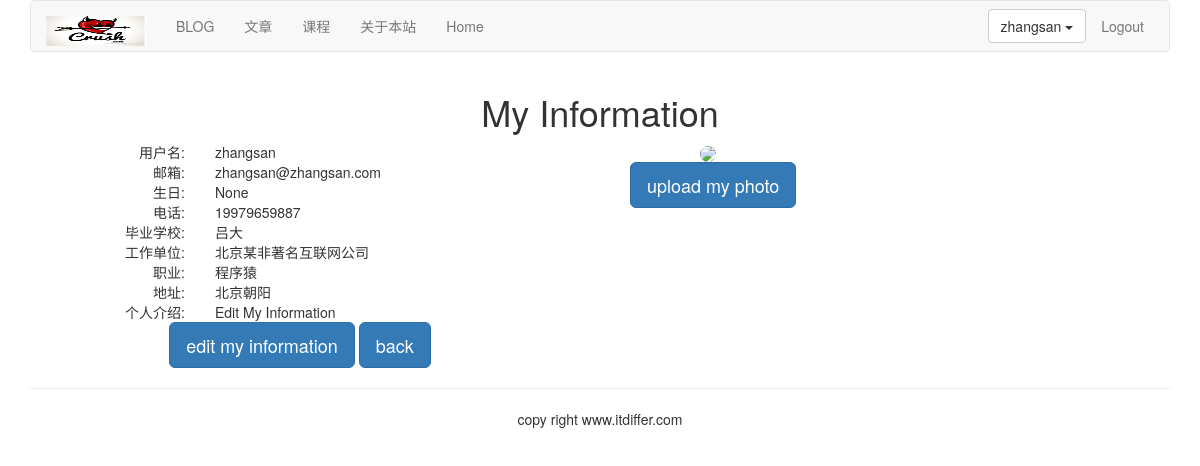
The page /account/my-information/ (signed in) on the database its author committed.
### account/models.py (models this page shows, shortened)
class UserProfile(models.Model):  # ①
    user = models.OneToOneField(User, on_delete=models.CASCADE, unique=True)  # ②
    birth = models.DateField(blank=True, null=True)
    phone = models.CharField(max_length=20, null=True)

class UserInfo(models.Model):
    user = models.OneToOneField(User, on_delete=models.CASCADE, unique=True)
    school = models.CharField(max_length=100, blank=True)
    company = models.CharField(max_length=100, blank=True)
    profession = models.CharField(max_length=100, blank=True)
    address = models.CharField(max_length=100, blank=True)
    aboutme = models.TextField(blank=True)    #①
    photo = models.ImageField(blank=True)

### account/views.py (the view)
# urls.py: path('my-information/', views.myself, name="my_information"),
@login_required()    #②
def myself(request):
    user = User.objects.get(username=request.user.username)
    userprofile = UserProfile.objects.get(user=user)
    userinfo = UserInfo.objects.get(user=user)
    return render(request, "account/myself.html", {"user":user, "userinfo":userinfo, "userprofile":userprofile})

### templates/account/myself.html (shortened to what this page needs)
{% extends "base.html" %}
{% load staticfiles %}
{% block content %}
<div class="row text-center vertical-middle-sm">
    <h1>My Information</h1>
    <div class="row">
        <div class="col-md-6" >
            <div class="row">
                <div class="col-md-4 text-right"><span>用户名:</span></div>
                <div class="col-md-8 text-left">{{user.username}}</div>
            </div>
            <div class="row">
                <div class="col-md-4 text-right"><span>邮箱:</span></div>
                <div class="col-md-8 text-left">{{user.email}}</div>
            </div>
            <div class="row">
                <div class="col-md-4 text-right"><span>生日:</span></div>
                <div class="col-md-8 text-left">{{userprofile.birth}}</div>
            </div>
            <div class="row">
                <div class="col-md-4 text-right"><span>电话:</span></div>
                <div class="col-md-8 text-left">{{userprofile.phone}}</div>
            </div>
            <div class="row">
                <div class="col-md-4 text-right"><span>毕业学校:</span></div>
                <div class="col-md-8 text-left">{{userinfo.school}}</div>
            </div>
            <div class="row">
                <div class="col-md-4 text-right"><span>工作单位:</span></div>
                <div class="col-md-8 text-left">{{userinfo.company}}</div>
            </div>
            <div class="row">
                <div class="col-md-4 text-right"><span>职业:</span></div>
                <div class="col-md-8 text-left">{{userinfo.profession}}</div>
            </div>
            <div class="row">
                <div class="col-md-4 text-right"><span>地址:</span></div>
                <div class="col-md-8 text-left">{{userinfo.address}}</div>
            </div>
            <div class="row">
                <div class="col-md-4 text-right"><span>个人介绍:</span></div>
                <div class="col-md-8 text-left">{{userinfo.aboutme}}</div>
            </div>
            <a href="{% url 'account:edit_my_information' %}"><button class="btn btn-primary btn-lg">edit my information</button></a>
            <a href="{% url 'blog:blog_title' %}"><button class="btn btn-primary btn-lg">back</button></a>
        </div>
        <div class="col-md-6">
            <div class="col-md-6">
                {% load staticfiles %}
                <div style="margin-right:100px">
                    {% if userinfo.photo %}
                    <img src="{{ userinfo.photo }}" class="img-circle" id="my_photo" name="user_face">
                    {% else %}
                    <img name="user_face" src="{% static 'images/newton.jpg' %}" class="img-circle" width="270px" id="my_photo">
                    {% endif %}
                </div>
                    <div style="margin-right:100px"><button class="btn btn-primary btn-lg" id="upload_image" onclick="upload_image_layer()">upload my photo</button></div>
            </div>
        </div>
    </div>
</div>
{% endblock %}

### templates/header.html (shortened to what this page needs)
{% load staticfiles %}
<div class="container">
	<nav class="navbar navbar-default" role="navigation">
		<div class="navbar-header">
			<a class="navbar-brand" href="http://www.itdiffer.com"><img src="{% static 'images/shejiao.png' %}" width="100px" height="30px"></a>
		</div>
		<div>
			<ul class="nav navbar-nav" role="navigation">
                <li><a href="{% url 'blog:blog_title' %}">BLOG</a></li>
                <li><a href="{% url 'article:article_titles' %}">文章</a></li>
                <li><a href="{% url 'course:course_list' %}">课程</a></li>
                <li><a href="{% url 'course:about'%}">关于本站</a></li>
                <li><a href="{% url 'home' %}">Home</a></li>
            </ul>
            <ul class="nav navbar-nav navbar-right" style="margin-right:10px">
				{% if user.is_authenticated %}
                   <li>
                       <div class="dropdown" style="margin-top:8px">
                            <button class='btn btn-default dropdown-toggle' type='button' id='dropdownMenu' data-toggle='dropdown'>
                                {{ user.username }}
                                <span class='caret'></span>
                            </button>
                        </div>
                   </li>
                    <li><a href="{% url 'account:user_logout' %}">Logout</a></li>
                {% else %}
                    <li><a href="{% url 'account:user_login' %}">LOGIN</a></li>
                    <li><a href="{% url 'account:user_register' %}">Sign up</a></li>
                {% endif %}
            </ul>
        </div>
    </nav>
</div>

### rows shown on the page
UserProfile: birth "None", phone "19979659887"
UserInfo: school "吕大", company "北京某非著名互联网公司", profession "程序猿", address "北京朝阳", aboutme "Edit My Information"

### other values the page prints
{{ user.username }} "zhangsan"
{{ user.email }} "zhangsan@zhangsan.com"
